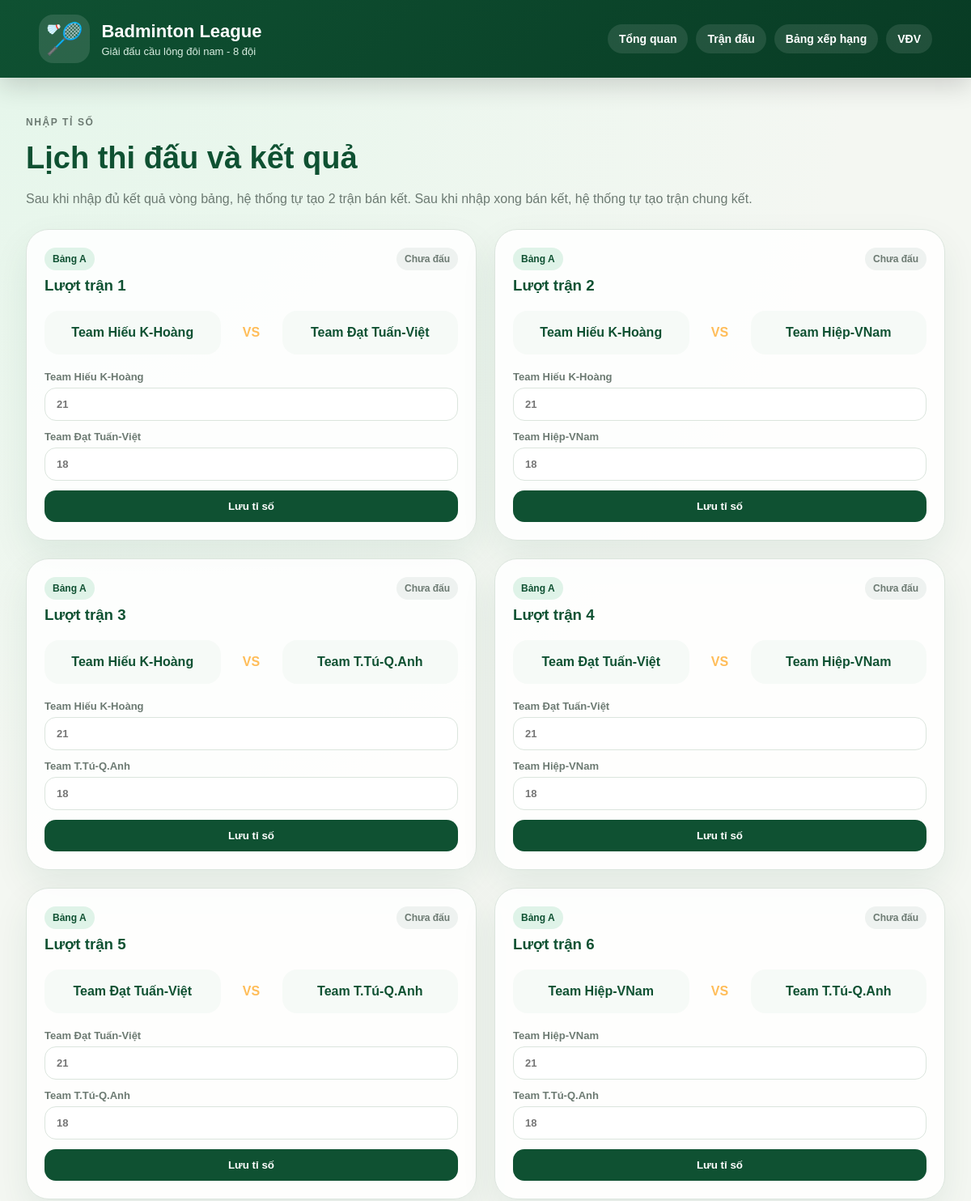
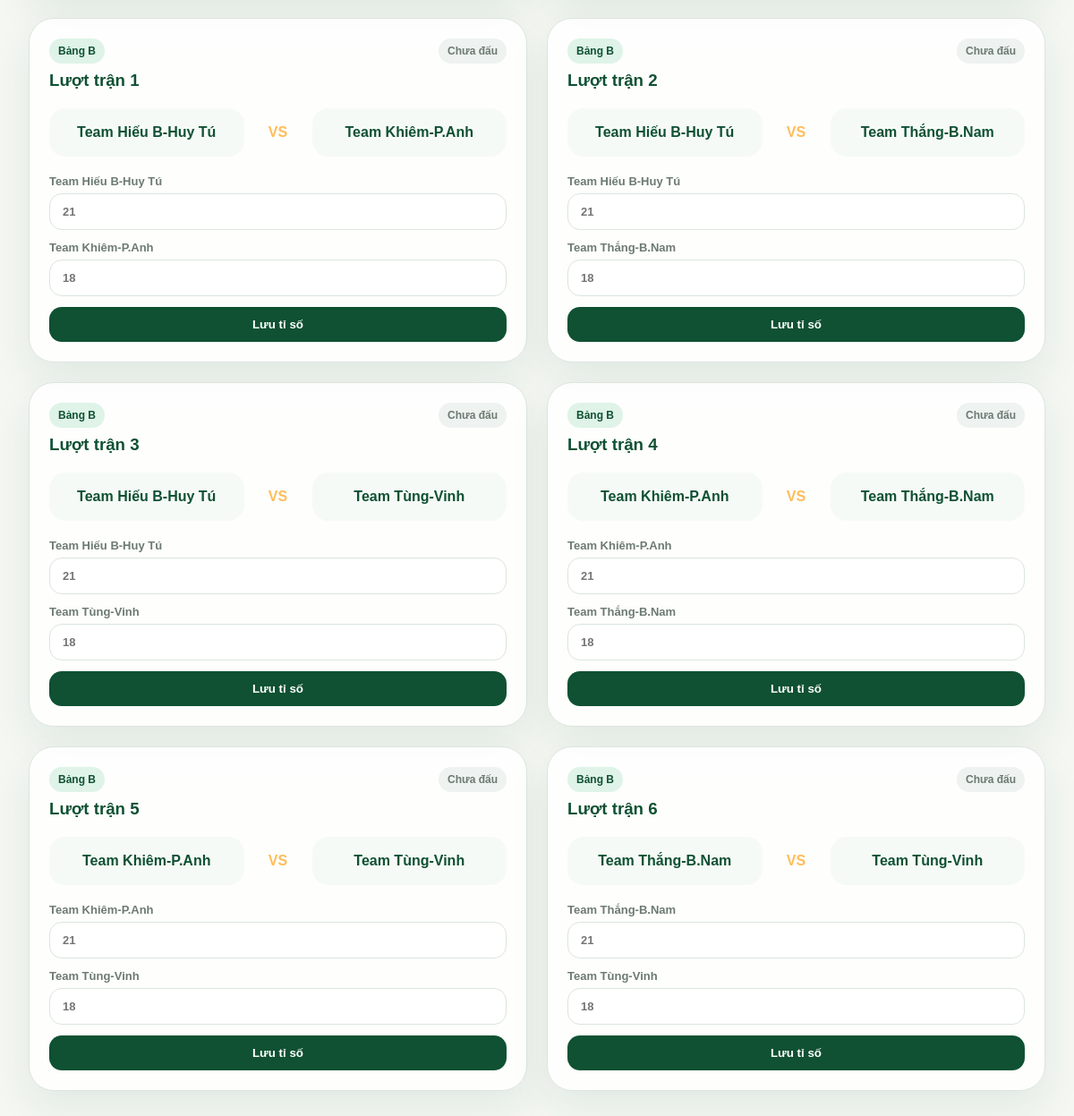
Screenshot of /matches with the database file from the repository (2 pictures, top to bottom).
### tables this page shows
CREATE TABLE matches (
            id INTEGER PRIMARY KEY AUTOINCREMENT,
            stage TEXT NOT NULL,
            group_name TEXT,
            round_name TEXT,
            team1_id INTEGER NOT NULL,
            team2_id INTEGER NOT NULL,
            team1_score INTEGER,
            team2_score INTEGER,
            set1_t1 INTEGER,
            set1_t2 INTEGER,
            set2_t1 INTEGER,
            set2_t2 INTEGER,
            set3_t1 INTEGER,
            set3_t2 INTEGER,
            winner_id INTEGER,
            status TEXT DEFAULT 'scheduled',
            display_order INTEGER DEFAULT 0,
            FOREIGN KEY(team1_id) REFERENCES teams(id),
            FOREIGN KEY(team2_id) REFERENCES teams(id),
            FOREIGN KEY(winner_id) REFERENCES teams(id)
        );

CREATE TABLE teams (
            id INTEGER PRIMARY KEY AUTOINCREMENT,
            name TEXT NOT NULL UNIQUE,
            group_name TEXT NOT NULL
        );

### app.py (the view)
@app.route('/matches')
def matches():
    generate_semifinals_if_ready()
    generate_final_if_ready()
    return render_template('matches.html', matches=fetch_matches(), standings_a=group_standings('A'), standings_b=group_standings('B'))

### app.py (called while the page is built, shortened)
def get_db():
    conn = sqlite3.connect(DB_PATH)
    conn.row_factory = sqlite3.Row
    return conn

def fetch_matches(stage=None):
    conn = get_db()
    sql = '''
        SELECT m.*, t1.name AS team1_name, t2.name AS team2_name, tw.name AS winner_name
        FROM matches m
        JOIN teams t1 ON m.team1_id=t1.id
        JOIN teams t2 ON m.team2_id=t2.id
        LEFT JOIN teams tw ON m.winner_id=tw.id
    '''
    params = []
    if stage:
        sql += ' WHERE m.stage=?'
        params.append(stage)
    sql += ' ORDER BY m.display_order, m.id'
    rows = get_db().execute(sql, params).fetchall()
    return rows

def all_group_matches_finished():
    conn = get_db()
    row = conn.execute("SELECT COUNT(*) AS c FROM matches WHERE stage='group' AND status!='finished'").fetchone()
    return row['c'] == 0

def generate_semifinals_if_ready():
    if not all_group_matches_finished():
        return False

def generate_final_if_ready():
    conn = get_db()
    cur = conn.cursor()
    cur.execute("SELECT COUNT(*) AS c FROM matches WHERE stage='final'")
    if cur.fetchone()['c'] > 0:
        conn.close()
        return True
    semis = conn.execute("SELECT * FROM matches WHERE stage='semifinal' ORDER BY display_order").fetchall()
    if len(semis) != 2 or any(m['status'] != 'finished' or not m['winner_id'] for m in semis):
        conn.close()
        return False
    cur.execute('''INSERT INTO matches(stage, round_name, team1_id, team2_id, display_order)
                   VALUES ('final', 'Chung kết vô địch', ?, ?, 200)''', (semis[0]['winner_id'], semis[1]['winner_id']))
    conn.commit()
    conn.close()
    return True

### templates/matches.html (shortened to what this page needs)
{% extends 'base.html' %}
{% block content %}
<section class="section-title">
    <p class="eyebrow">Nhập tỉ số</p>
    <h2>Lịch thi đấu và kết quả</h2>
    <p>Sau khi nhập đủ kết quả vòng bảng, hệ thống tự tạo 2 trận bán kết. Sau khi nhập xong bán kết, hệ thống tự tạo trận chung kết.</p>
</section>
<div class="match-list">
{% for m in matches %}
    <article class="match-card">
        <div class="match-head">
            <div>
                <span class="badge {{ m.stage }}">
                    {% if m.stage == 'group' %}Bảng {{ m.group_name }}{% elif m.stage == 'semifinal' %}Bán kết{% else %}Chung kết{% endif %}
                </span>
                <h3>{{ m.round_name }}</h3>
            </div>
            <span class="status {{ m.status }}">{{ 'Đã xong' if m.status == 'finished' else 'Chưa đấu' }}</span>
        </div>
        <div class="versus">
            <strong>{{ m.team1_name }}</strong>
            <span>VS</span>
            <strong>{{ m.team2_name }}</strong>
        </div>
        <form method="post" action="{{ url_for('update_score', match_id=m.id) }}" class="score-form">
            {% if m.stage == 'group' %}
                <label>{{ m.team1_name }}<input type="number" name="team1_score" min="0" max="40" value="{{ m.team1_score or '' }}" placeholder="21"></label>
                <label>{{ m.team2_name }}<input type="number" name="team2_score" min="0" max="40" value="{{ m.team2_score or '' }}" placeholder="18"></label>
            {% endif %}
            <button type="submit">Lưu tỉ số</button>
        </form>
    </article>
{% endfor %}
</div>
{% endblock %}

### templates/base.html (shortened to what this page needs)
<!DOCTYPE html>
<html lang="vi">
<head>
    <link rel="stylesheet" href="{{ url_for('static', filename='style.css') }}">
</head>
<body>
<header class="topbar">
    <div class="brand">
        <span class="logo">🏸</span>
        <div>
            <h1>Badminton League</h1>
            <p>Giải đấu cầu lông đôi nam - 8 đội</p>
        </div>
    </div>
    <nav>
        <a href="{{ url_for('index') }}">Tổng quan</a>
        <a href="{{ url_for('matches') }}">Trận đấu</a>
        <a href="{{ url_for('standings') }}">Bảng xếp hạng</a>
        <a href="{{ url_for('players') }}">VĐV</a>
    </nav>
</header>
<main class="container">
    {% block content %}{% endblock %}
</main>
</body>
</html>

### static/style.css (style rules this page uses)
:root { --bg: #f4f7f2; --card: #ffffff; --green: #0f5132; --green-2: #177245; --mint: #dff3e8; --gold: #ffbd59; --text: #1f2a24; --muted: #6c7a72; --danger: #b42318; --line: #dbe5dd; }
* { box-sizing: border-box; }
body { margin: 0; font-family: Arial, Helvetica, sans-serif; background: radial-gradient(circle at top left, #e4f6ea, transparent 35%), var(--bg); color: var(--text); }
a { color: inherit; text-decoration: none; }
.topbar { background: linear-gradient(135deg, var(--green), #083b24); color: white; padding: 18px 48px; display: flex; justify-content: space-between; align-items: center; gap: 24px; position: sticky; top: 0; z-index: 10; box-shadow: 0 10px 30px rgba(0,0,0,.16); }
.brand { display: flex; align-items: center; gap: 14px; }
.logo { font-size: 38px; background: rgba(255,255,255,.12); border-radius: 18px; padding: 8px; }
.brand h1 { margin: 0; font-size: 22px; }
.brand p { margin: 4px 0 0; color: #d9eee2; font-size: 13px; }
nav { display: flex; flex-wrap: wrap; gap: 10px; }
nav a { padding: 10px 14px; border-radius: 999px; background: rgba(255,255,255,.1); color: white; font-weight: 700; font-size: 14px; }
.container { max-width: 1180px; margin: 0 auto; padding: 34px 22px 60px; }
.hero > div, .card, .match-card, .player-card, .profile { background: rgba(255,255,255,.88); border: 1px solid var(--line); border-radius: 28px; box-shadow: 0 18px 45px rgba(15,81,50,.08); }
.eyebrow { color: var(--green-2); text-transform: uppercase; letter-spacing: 1.6px; font-size: 12px; font-weight: 800; }
.hero h2, .section-title h2 { font-size: 38px; margin: 8px 0 12px; color: var(--green); }
.hero p, .section-title p { line-height: 1.65; color: var(--muted); }
.section-title { margin-bottom: 24px; }
.match-list { display: grid; grid-template-columns: repeat(2, minmax(0, 1fr)); gap: 22px; }
.match-card { padding: 22px; }
.match-head { display: flex; justify-content: space-between; gap: 12px; align-items: flex-start; }
.match-head h3 { margin: 8px 0 0; color: var(--green); }
.badge, .status, .team-pill { display: inline-flex; align-items: center; padding: 7px 10px; border-radius: 999px; font-size: 12px; font-weight: 800; }
.badge { background: var(--mint); color: var(--green); }
.status { background: #eef2f0; color: var(--muted); }
.versus { display: grid; grid-template-columns: 1fr 56px 1fr; align-items: center; gap: 10px; margin: 20px 0; text-align: center; }
.versus strong { background: #f6faf7; border-radius: 18px; padding: 18px 10px; color: var(--green); }
.versus span { color: var(--gold); font-weight: 900; }
.score-form { display: grid; gap: 12px; }
.score-form label, .player-form input, .player-form select, .player-form textarea { width: 100%; display: grid; gap: 6px; font-size: 13px; color: var(--muted); font-weight: 700; }
input, select, textarea { border: 1px solid var(--line); border-radius: 14px; padding: 12px 14px; font: inherit; background: white; }
button, .detail-link { border: 0; background: var(--green); color: white; border-radius: 14px; padding: 12px 16px; font-weight: 800; cursor: pointer; display: inline-block; text-align: center; }

### rows the page displays
matches: group_name "A", round_name "Lượt trận 1", status "Chưa đấu", team1_name "Team Hiếu K-Hoàng", team2_name "Team Đạt Tuấn-Việt"
matches: group_name "A", round_name "Lượt trận 2", status "Chưa đấu", team1_name "Team Hiếu K-Hoàng", team2_name "Team Hiệp-VNam"
matches: group_name "A", round_name "Lượt trận 3", status "Chưa đấu", team1_name "Team Hiếu K-Hoàng", team2_name "Team T.Tú-Q.Anh"
matches: group_name "A", round_name "Lượt trận 4", status "Chưa đấu", team1_name "Team Đạt Tuấn-Việt", team2_name "Team Hiệp-VNam"
matches: group_name "A", round_name "Lượt trận 5", status "Chưa đấu", team1_name "Team Đạt Tuấn-Việt", team2_name "Team T.Tú-Q.Anh"
matches: group_name "A", round_name "Lượt trận 6", status "Chưa đấu", team1_name "Team Hiệp-VNam", team2_name "Team T.Tú-Q.Anh"
matches: group_name "B", round_name "Lượt trận 1", status "Chưa đấu", team1_name "Team Hiếu B-Huy Tú", team2_name "Team Khiêm-P.Anh"
matches: group_name "B", round_name "Lượt trận 2", status "Chưa đấu", team1_name "Team Hiếu B-Huy Tú", team2_name "Team Thắng-B.Nam"
matches: group_name "B", round_name "Lượt trận 3", status "Chưa đấu", team1_name "Team Hiếu B-Huy Tú", team2_name "Team Tùng-Vinh"
matches: group_name "B", round_name "Lượt trận 4", status "Chưa đấu", team1_name "Team Khiêm-P.Anh", team2_name "Team Thắng-B.Nam"
matches: group_name "B", round_name "Lượt trận 5", status "Chưa đấu", team1_name "Team Khiêm-P.Anh", team2_name "Team Tùng-Vinh"
matches: group_name "B", round_name "Lượt trận 6", status "Chưa đấu", team1_name "Team Thắng-B.Nam", team2_name "Team Tùng-Vinh"
